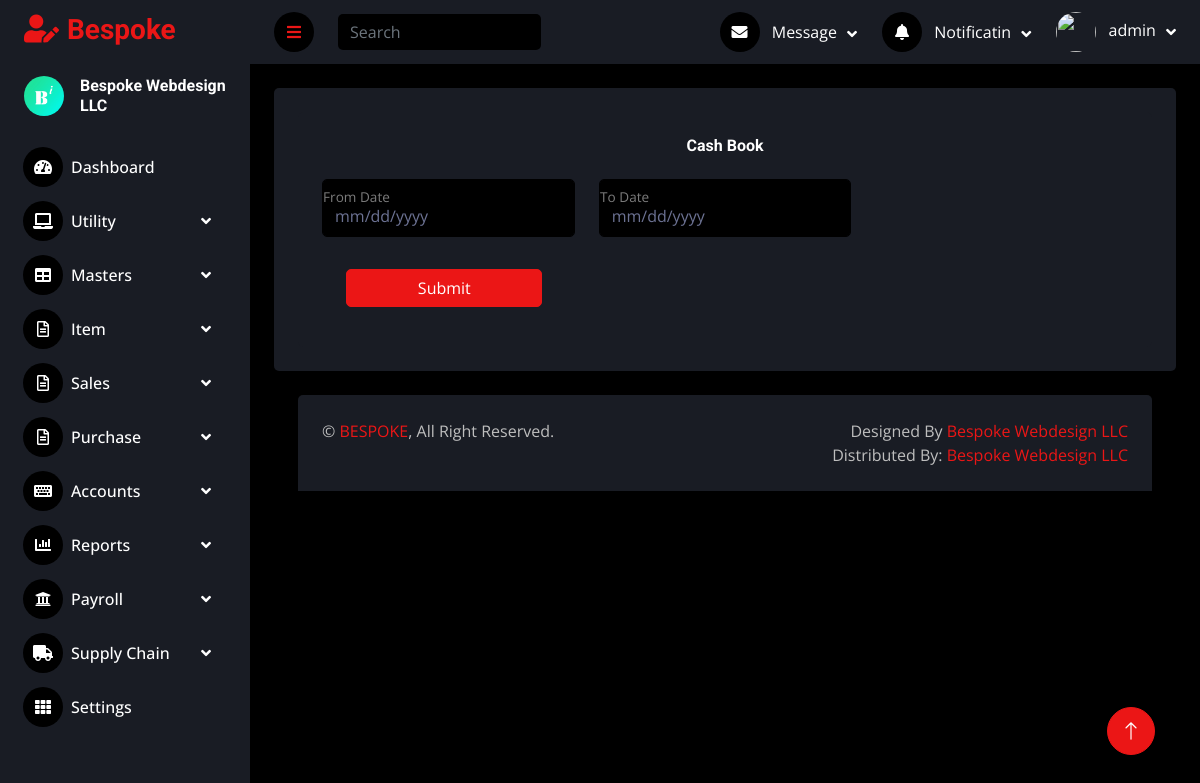
Page /accounting/cash_book/view_all (signed in) on the committed database.
### company/models.py (models this page shows, shortened)
class Company(models.Model):
    name=models.CharField(max_length=70, null=False, blank=False)
    address=models.CharField(max_length=70, null=False, blank=False)
    phone=models.CharField(max_length=70, null=False, blank=False)
    trn_number=models.CharField(max_length=70, null=False, blank=False)
    letter_header = models.ImageField(null=True,blank=True)
    letter_footer = models.ImageField(null=True,blank=True)
    logo = models.ImageField(null=True,blank=True)

### accounting/views.py (the view, shortened to what this page needs)
# urls.py: path('cash_book/view_all', views.cashBook, name='cash_book'),
def cashBook(request):
    context={}
    company=getLoginCompany(request.user)
    income_entries = 0
    expense_entries = 0
    total_income = 0
    total_expense = 0
    net_cash_flow = 0
    sdate = 0
    edate = 0
    journal_entries = 0
    if request.method=='POST':
        sdate = request.POST.get('from')
        edate = request.POST.get('to')
        journal_entries = Daybook.objects.filter(company=company,js_date__range=[sdate, edate])
        income_entries = Daybook.objects.filter(
            company=company,
            transaction_type='R',
            js_date__range=[sdate, edate]
        )
        expense_entries = Daybook.objects.filter(
            company=company,
            transaction_type='P',
            js_date__range=[sdate, edate]
        )
        total_income = income_entries.aggregate(total=models.Sum('js_amount'))['total'] or 0
        total_expense = expense_entries.aggregate(total=models.Sum('js_amount'))['total'] or 0
        net_cash_flow = total_income - total_expense
    else:
        context['cash_book'] = Daybook.objects.filter(company=company).order_by('-id')
        return render(
        request,
        'cashbook/index.html',
        {
            'income_entries': income_entries,
            'expense_entries': expense_entries,
            'total_income': total_income,
            'total_expense': total_expense,
            'net_cash_flow': net_cash_flow,
            'journal_entries': journal_entries,
            'start_date' : sdate,
            'end_date' : edate,
        }
    )

### users/context_processors.py (called while the page is built)
def get_company(request):
    if request.user.is_authenticated:
        if LoginCompany.objects.filter(user=request.user).exists():
            if UserPermission.objects.filter(user=request.user).exists():
                login_company=LoginCompany.objects.get(user=request.user)
                user_details=UserPermission.objects.get(user=request.user)
                company=login_company.company
            else:
                company=None
                user_details=None
        else:
            company=None
            user_details=None
    else:
        company =None
        user_details=None
    return { 'company':company,'user_details':user_details}

### users/views.py (called while the page is built)
def getLoginCompany(user):
    loginCompany=LoginCompany.objects.get(user=user)
    return loginCompany.company

### accounting/templates/cashbook/index.html (shortened to what this page needs)
{% extends 'base.html' %}
{% load static %}
{% block content %}
<div class="container-fluid pt-4 px-4">
    <div class="bg-secondary text-center rounded p-4">
        <div class="col-sm-12 col-xl-12">
            <div class="bg-secondary rounded h-100 p-4">
                <h6 class="mb-4">Cash Book</h6>
                <form method="post">
                    <div class="row">
                        <div class="form-floating mb-3 col-md-4">
                            <input type="date" name="from" required  class="form-control" placeholder="Fron"
                            pattern="\d{2}-\d{2}-\d{4}"  max-length="10" >
                            <label for="floatingInput">From Date</label>
                        </div>
                        <div class="form-floating mb-3 col-md-4">
                            <input type="date" name="to"  class="form-control"  max-length="10" placeholder="To"
                               required   pattern="\d{2}-\d{2}-\d{4}" >
                            <label for="floatingInput">To Date</label>
                        </div>
                        <div class="row">
                            <div class="mb-3 mt-3 col-md-4">
                                <button type="submit" class="btn btn-primary full-width">Submit</button>
                            </div>
                        </div>
                    </div>
                </form>
                </div>
            </div>
        </div>
        {% endblock %}

### templates/base.html (shortened to what this page needs)
{% load static %}
<!DOCTYPE html>
<html lang="en">
<head>
    <link href="{% static 'cdn/cdnjs.cloudflare.com/ajax/libs/font-awesome/5.10.0/css/all.min.css' %}" rel="stylesheet">
    <link href="{% static 'cdn/cdn.jsdelivr.net/npm/bootstrap-icons%401.4.1/font/bootstrap-icons.css' %}"
        rel="stylesheet">
    <link href="{% static 'lib/owlcarousel/assets/owl.carousel.min.css' %}" rel="stylesheet">
    <link href="{% static 'lib/tempusdominus/css/tempusdominus-bootstrap-4.min.css' %}" rel="stylesheet" />
    <link href="{% static 'css/bootstrap.min.css' %}" rel="stylesheet">
    <link href="{% static 'css/style.css' %}" rel="stylesheet">
    <link rel="stylesheet" href="{% static 'datatable/datatables.min.css' %}">
    <link rel="stylesheet" href="https://cdn.datatables.net/responsive/2.2.9/css/responsive.dataTables.min.css">
</head>
<body>
    <div class="container-fluid position-relative d-flex p-0">
        <div class="sidebar pe-4 pb-3">
            <nav class="navbar bg-secondary navbar-dark">
                <a href="{% url 'dashboard:index' %}" class="navbar-brand mx-4 mb-3">
                    <h3 class="text-primary"><i class="fa fa-user-edit me-2"></i>Bespoke</h3>
                </a>
                <div class="d-flex align-items-center ms-4 mb-4">
                    <div class="position-relative">
                        <img class="rounded-circle" src="{{company.logo.url}}" alt=""
                            style="width: 40px; height: 40px;">
                    </div>
                    <div class="ms-3">
                        <h6 class="mb-0">{{company.name}}</h6>
                    </div>
                </div>
                <div class="navbar-nav w-100">
                    <a href="{% url 'dashboard:index' %}"
                        {% if request.resolver_match.url_name == 'index' %}class="nav-item nav-link active"
                        {% else %}class="nav-item nav-link" {% endif %}><i
                            class="fa fa-tachometer-alt me-2"></i>Dashboard</a>
                    <div class="nav-item dropdown">
                        <a href="#" class="nav-link dropdown-toggle" data-bs-toggle="dropdown"><i
                                class="fa fa-laptop me-2"></i>Utility</a>
                    </div>
                    <div class="nav-item dropdown">
                        <a href="#" class="nav-link dropdown-toggle" data-bs-toggle="dropdown"><i
                                class="fa fa-table me-2"></i>Masters</a>
                    </div>
                    <div class="nav-item dropdown">
                        <a href="#" class="nav-link dropdown-toggle" data-bs-toggle="dropdown"><i
                                class="far fa-file-alt me-2"></i>Item</a>
                    </div>
                    <div class="nav-item dropdown">
                        <a href="#" class="nav-link dropdown-toggle" data-bs-toggle="dropdown"><i
                                class="far fa-file-alt me-2"></i>Sales</a>
                    </div>
                    <div class="nav-item dropdown">
                        <a href="#" class="nav-link dropdown-toggle" data-bs-toggle="dropdown"><i
                                class="far fa-file-alt me-2"></i>Purchase</a>
                    </div>
                    <div class="nav-item dropdown">
                        <a href="#" class="nav-link dropdown-toggle" data-bs-toggle="dropdown"><i
                                class="fa fa-keyboard me-2"></i>Accounts</a>
                    </div>
                    <div class="nav-item dropdown">
                        <a href="#" class="nav-link dropdown-toggle" data-bs-toggle="dropdown"><i
                                class="fa fa-chart-bar me-2"></i>Reports</a>
                    </div>
                    <div class="nav-item dropdown">
                        <a href="#" class="nav-link dropdown-toggle" data-bs-toggle="dropdown"><i
                                class="fa fa-university me-2"></i>Payroll</a>
                    </div>
                    <div class="nav-item dropdown">
                        <a href="#" class="nav-link dropdown-toggle" data-bs-toggle="dropdown"><i
                                class="fa fa-truck me-2"></i>Supply Chain</a>
                    </div>
                    <a href="widget.html" class="nav-item nav-link"><i class="fa fa-th me-2"></i>Settings</a>
                </div>
            </nav>
        </div>
        <div class="content">
            <nav class="navbar navbar-expand bg-secondary navbar-dark sticky-top px-4 py-0">
                <a href="#" class="sidebar-toggler flex-shrink-0">
                    <i class="fa fa-bars"></i>
                </a>
                <form class="d-none d-md-flex ms-4">
                    <input class="form-control bg-dark border-0" type="search" placeholder="Search">
                </form>
                <div class="navbar-nav align-items-center ms-auto">
                    <div class="nav-item dropdown">
                        <a href="#" class="nav-link dropdown-toggle" data-bs-toggle="dropdown">
                            <i class="fa fa-envelope me-lg-2"></i>
                            <span class="d-none d-lg-inline-flex">Message</span>
                        </a>
                    </div>
                    <div class="nav-item dropdown">
                        <a href="#" class="nav-link dropdown-toggle" data-bs-toggle="dropdown">
                            <i class="fa fa-bell me-lg-2"></i>
                            <span class="d-none d-lg-inline-flex">Notificatin</span>
                        </a>
                    </div>
                    <div class="nav-item dropdown">
                        <a href="#" class="nav-link dropdown-toggle" data-bs-toggle="dropdown">
                            <img class="rounded-circle me-lg-2" src="{{avatar.url}}" alt=""
                                style="width: 40px; height: 40px;">
                            <span class="d-none d-lg-inline-flex">{{user.username}}</span>
                        </a>
                    </div>
                </div>
            </nav>
            {% block content%}
            {% endblock %}
            <div class="container-fluid pt-4 px-4">
                <div class="bg-secondary rounded-top p-4">
                    <div class="row">
                        <div class="col-12 col-sm-6 text-center text-sm-start">
                            &copy; <a href="#">BESPOKE</a>, All Right Reserved.
                        </div>
                        <div class="col-12 col-sm-6 text-center text-sm-end">
                            Designed By <a href="https://bespokewebdesignllc.com/">Bespoke Webdesign LLC</a>
                            <br>Distributed By: <a href="https://bespokewebdesignllc.com/" target="_blank">Bespoke
                                Webdesign LLC</a>
                        </div>
                    </div>
                </div>
            </div>
        </div>
        <a href="#" class="btn btn-lg btn-primary btn-lg-square back-to-top"><i class="bi bi-arrow-up"></i></a>
    </div>
</body>
</html>

### static/css/style.css (style rules this page uses)
:root { --primary: #EB1616; --secondary: #191C24; --light: #ffffff; --dark: #000000; }
.full-width { width:80%; }
.back-to-top { position: fixed; display: none; right: 45px; bottom: 45px; z-index: 99; }
.btn { transition: .5s; }
.btn-lg-square { width: 48px; height: 48px; }
.btn-square, .btn-sm-square, .btn-lg-square { padding: 0; display: inline-flex; align-items: center; justify-content: center; font-weight: normal; border-radius: 50px; }
.sidebar { position: fixed; top: 0; left: 0; bottom: 0; width: 250px; height: 100vh; overflow-y: auto; background: var(--secondary); transition: 0.5s; z-index: 999; }
.content { margin-left: 250px; min-height: 100vh; background: var(--dark); transition: 0.5s; }
@media (min-width: 992px) { .sidebar { margin-left: 0; } }
@media (min-width: 992px) { .content { width: calc(100% - 250px); } }
.sidebar .navbar .navbar-nav .nav-link { padding: 7px 20px; color: var(--light); font-weight: 500; border-left: 3px solid var(--secondary); border-radius: 0 30px 30px 0; outline: none; }
.sidebar .navbar .navbar-nav .nav-link i { width: 40px; height: 40px; display: inline-flex; align-items: center; justify-content: center; background: var(--dark); border-radius: 40px; }
.sidebar .navbar .dropdown-toggle::after { position: absolute; top: 15px; right: 15px; border: none; content: "\f107"; font-family: "Font Awesome 5 Free"; font-weight: 900; transition: .5s; }
.content .navbar .navbar-nav .nav-link { margin-left: 25px; padding: 12px 0; color: var(--light); outline: none; }
.content .navbar .sidebar-toggler, .content .navbar .navbar-nav .nav-link i { width: 40px; height: 40px; display: inline-flex; align-items: center; justify-content: center; background: var(--dark); border-radius: 40px; }
.content .navbar .dropdown-toggle::after { margin-left: 6px; vertical-align: middle; border: none; content: "\f107"; font-family: "Font Awesome 5 Free"; font-weight: 900; transition: .5s; }

### rows in the picture
Company: logo (picture), name "Bespoke Webdesign LLC"

### other values in the picture
{{ user.username }} "admin"
